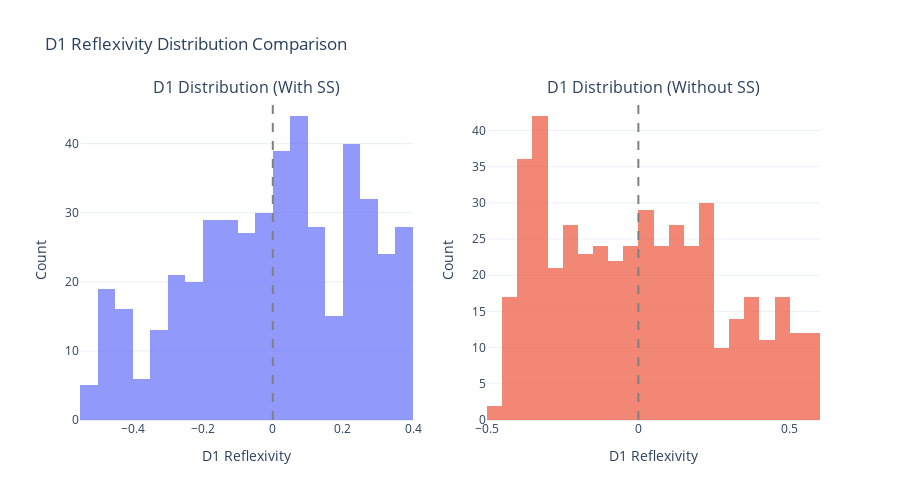

The notebook cell this image was saved under:
### Code cell
# Plot 2: Side-by-side comparison of D1 distributions
fig_d1_dist = make_subplots(
    rows=1, cols=2,
    subplot_titles=("D1 Distribution (With SS)", "D1 Distribution (Without SS)"),
    horizontal_spacing=0.1
)

fig_d1_dist.add_trace(
    go.Histogram(x=jumps_with['D1_reflexivity'], name='With SS', nbinsx=30, opacity=0.7),
    row=1, col=1
)
fig_d1_dist.add_trace(
    go.Histogram(x=jumps_without['D1_reflexivity'], name='Without SS', nbinsx=30, opacity=0.7),
    row=1, col=2
)

fig_d1_dist.add_vline(x=0, line_dash="dash", line_color="gray", row=1, col=1)
fig_d1_dist.add_vline(x=0, line_dash="dash", line_color="gray", row=1, col=2)

fig_d1_dist.update_xaxes(title_text="D1 Reflexivity", row=1, col=1)
fig_d1_dist.update_xaxes(title_text="D1 Reflexivity", row=1, col=2)
fig_d1_dist.update_yaxes(title_text="Count", row=1, col=1)
fig_d1_dist.update_yaxes(title_text="Count", row=1, col=2)

fig_d1_dist.update_layout(
    title="D1 Reflexivity Distribution Comparison",
    template="plotly_white",
    height=500,
    showlegend=False
)
fig_d1_dist.show()

### Figure 1 — Plotly figure (JSON) as saved in the notebook; plotly's stock layout.template omitted (floating-point values rounded to 4 significant figures; data arrays with more than 128 entries replaced by an {"elided": "..."} marker saying what was removed)
{"data": [{"name": "With SS", "nbinsx": 30, "opacity": 0.7, "type": "histogram", "x": {"elided": "465 float values"}, "xaxis": "x", "yaxis": "y"}, {"name": "Without SS", "nbinsx": 30, "opacity": 0.7, "type": "histogram", "x": {"elided": "465 float values"}, "xaxis": "x2", "yaxis": "y2"}], "layout": {"annotations": [{"font": {"size": 16}, "showarrow": false, "text": "D1 Distribution (With SS)", "x": 0.225, "xanchor": "center", "xref": "paper", "y": 1, "yanchor": "bottom", "yref": "paper"}, {"font": {"size": 16}, "showarrow": false, "text": "D1 Distribution (Without SS)", "x": 0.775, "xanchor": "center", "xref": "paper", "y": 1, "yanchor": "bottom", "yref": "paper"}], "height": 500, "shapes": [{"line": {"color": "gray", "dash": "dash"}, "type": "line", "x0": 0, "x1": 0, "xref": "x", "y0": 0, "y1": 1, "yref": "y domain"}, {"line": {"color": "gray", "dash": "dash"}, "type": "line", "x0": 0, "x1": 0, "xref": "x2", "y0": 0, "y1": 1, "yref": "y2 domain"}], "showlegend": false, "title": {"text": "D1 Reflexivity Distribution Comparison"}, "xaxis": {"anchor": "y", "domain": [0, 0.45], "title": {"text": "D1 Reflexivity"}}, "xaxis2": {"anchor": "y2", "domain": [0.55, 1], "title": {"text": "D1 Reflexivity"}}, "yaxis": {"anchor": "x", "domain": [0, 1], "title": {"text": "Count"}}, "yaxis2": {"anchor": "x2", "domain": [0, 1], "title": {"text": "Count"}}}}
